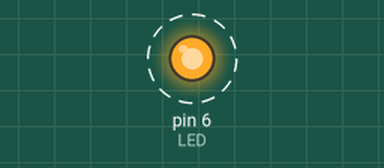
The sketch below on a simulated Arduino Uno, built with avr-gcc and run on an emulated ATmega328P. On the bench: output pins drawn as LEDs (lit = HIGH). Dashed ring = blinking.

Above: at 0.5 s.
Timing chart, 0 to 4.6 s (numbered marks = the images above):
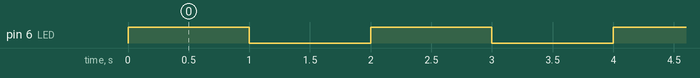

Measured:
- by itself, pin 6 (LED): alternates HIGH for 1.0 s and LOW for 1.0 s

The sketch:

ex03_02_02_b.ino
```cpp
// LED 1초 간격 점멸 2

const int LED = 6;

void setup() {
  pinMode(LED, OUTPUT);
}

void loop() {
  digitalWrite(LED, 1);
  delay(1000);
  digitalWrite(LED, 0);
  delay(1000);
}
```
